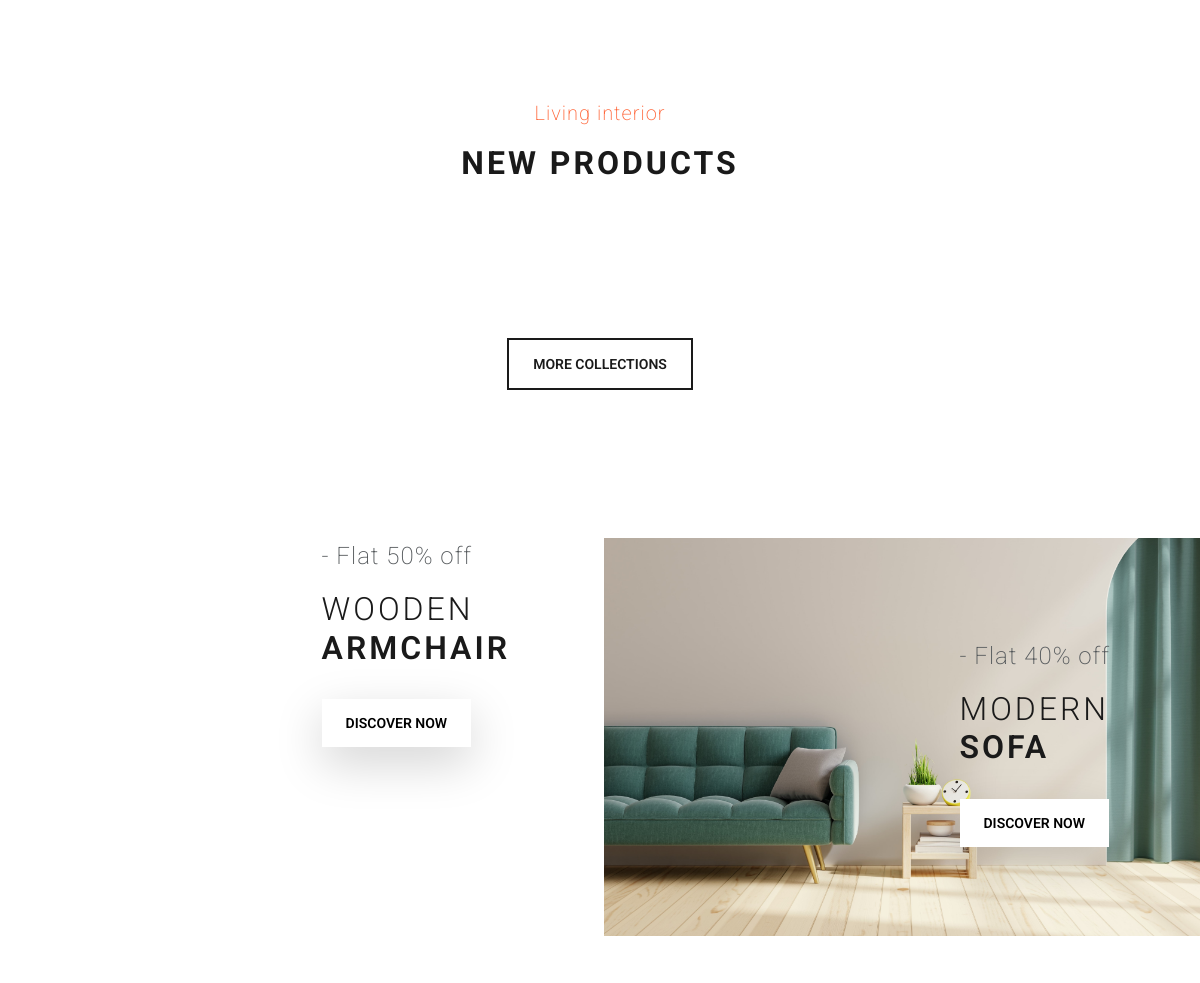
Before: / (middle part) with the older database file.
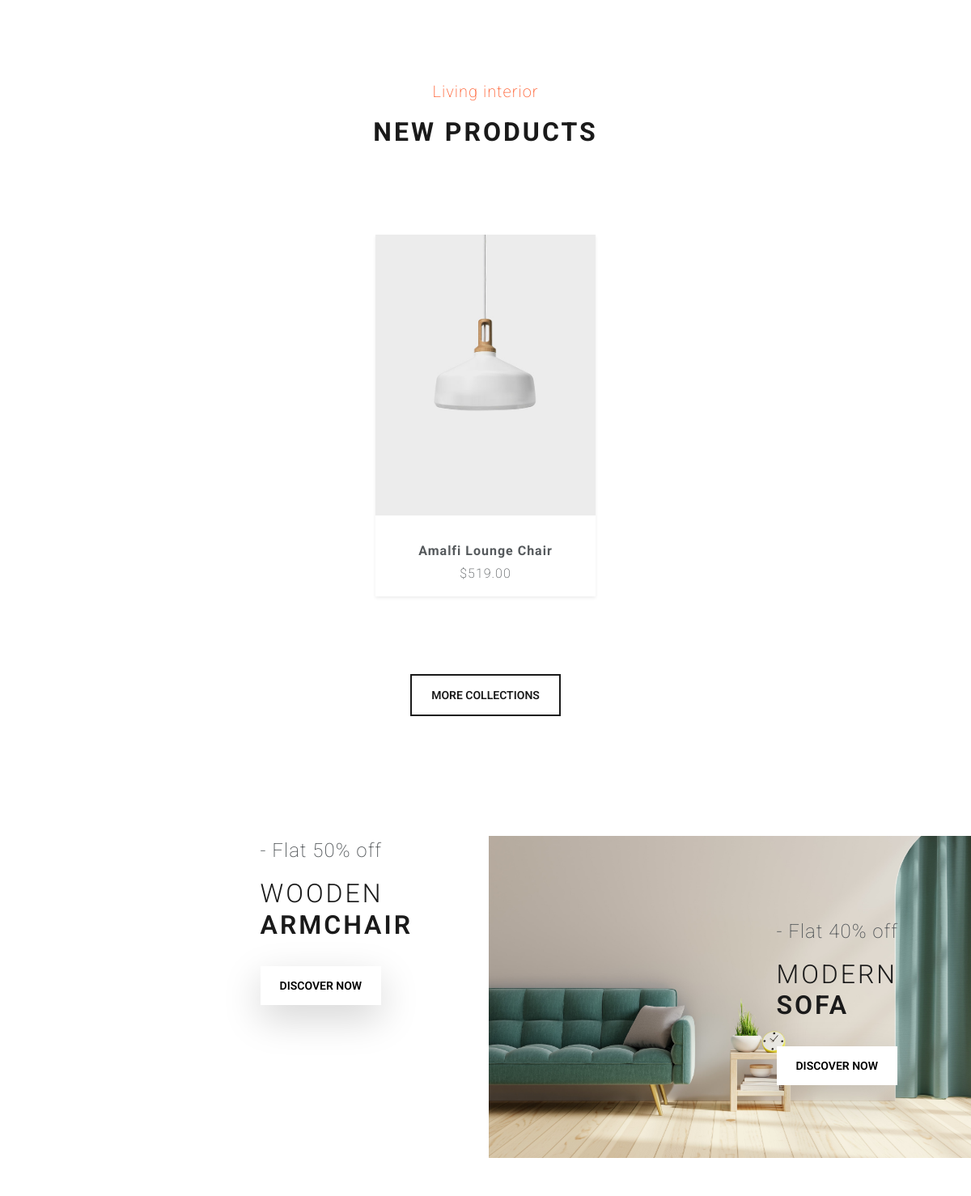
After: the same page with the newer database file.
### tables this page shows
CREATE TABLE `tbl_product` (
  `prod_id` int(2) NOT NULL,
  `prod_name` varchar(50) NOT NULL,
  `prod_quantity` int(100) NOT NULL,
  `prod_price` int(100) NOT NULL,
  `category_id` int(2) NOT NULL,
  `prod_description` text NOT NULL,
  `prod_image_id` varchar(5) NOT NULL,
  `status` bit(1) NOT NULL
);

### modules/Controller.php (called while the page is built, shortened)
<?php
class Controller
{
    public function view($view, $data = [])
    {
        require_once './views/' . $view . '.php';
    }
}

### controllers/Home.php (called while the page is built, shortened)
<?php
class Home extends Controller
{
    public function __construct()
    {
        $this->ProductModel = $this->model('ProductModel');
    }
    public function index()
    {
        $prod = $this->ProductModel->getProductList();
        $this->view('index', ['prod' => $prod]);
    }
}

### modules/App.php (called while the page is built, shortened)
<?php
class App{
    protected $action = 'index';
    public function __construct()
    {
        $url = $this->urlProcess();
        $this->controller = new $this->controller;
        $this->params = $url ? array_values($url) : [];
        call_user_func_array([$this->controller,$this->action], $this->params);
    }
}
?>

### modules/requires.php (called while the page is built, shortened)
<?php
require_once './modules/App.php';
require_once './modules/Controller.php';
$init = new App();
?>

### index.php (called while the page is built, shortened)
<?php
    require_once "./modules/requires.php";
?>

### modules/db_module.php (called while the page is built, shortened)
<?php
function chayTruyVanTraVeDL($link, $q)
{
    $result = mysqli_query($link, $q);
    $data = null;
    if ($result->num_rows > 0) {
        while ($row = $result->fetch_assoc()) {
            $data[] = $row;
        }
        return $data;
    }
}

### models/ProductModel.php (called while the page is built, shortened)
<?php
class ProductModel
{
    public function getProductList()
    {
        $link = null;
        $result = chayTruyVanTraVeDL($link, "select * from tbl_product");
        $data = $result;
        return $data;
    }
}

### views/includes/products.php (the view)
<?php
if (!empty($data['prod'])) :
    foreach ($data['prod'] as $prod) : extract($prod); ?>
        <div class="col box">
            <div class="card border-0 shadow-sm mb-5 mx-auto" style="min-width: 21vh; max-width: 34vh;">
                <a href="<?= URLROOT ?>/Home/details/<?= $prod_id ?>">
                    <img src="<?= IMAGE ?>/Classic-Lamp.jpg" class="card-img-top img-fluid" alt="...">
                </a>
                <div class="card-body" style="z-index: 2; background-color: white;">
                    <div class="mt-3 fw-bold fs-5"> <?= $prod_name ?> </div>
                    <div class="mt-1 fs-5"> $<?= number_format($prod_price, 2, '.', ',') ?></div>
                </div>
                <button onclick="quickView()" type="button" class="add-to-cart">
                    <p>QUICK VIEW</p>
                </button>
            </div>
        </div>
<?php endforeach;
endif; ?>

### views/index.php (shortened to what this page needs)
<html lang="en">
<?php
require_once APPROOT . '/views/includes/head.php';
?>
<body>
    <div class="container-fluid m-0 p-0">
        <section class="mb-5" style="padding: 100px 0;">
            <div class="container">
                <div class="row justify-content-center">
                    <div class="col-12 col-md-6 text-center " style="padding-bottom: 100px;">
                        <span class="d-block mb-3" style="color: #ff6437;">Living interior</span>
                        <h1 class="fw-bold">New products</h1>
                    </div>
                </div>
            </div>
            <div class="container-fluid">
                <div class="row text-center align-self-center">
                    <?php require_once APPROOT . '/views/includes/products.php'; ?>
                    <div class="col-12 text-center mt-5">
                        <a href="<?= URLROOT ?>/Home/search">
                            <button type="button" class="btn btn-outline-primary">
                                More Collections
                            </button>
                        </a>
                    </div>
                </div>
            </div>
        </section>
        <section class="p-0 mt-5 mb-5">
            <div class="container-fluid">
                <div class="row">
                    <div class="col-12 col-xl-6">
                        <div class="row align-items-center">
                            <div class="col position-relative p-0 pe-xl-1" id="first-banner-div" style="padding-left: 0;">
                                <div class="position-absolute" style="top: 25%; right: 15%;">
                                    <p class="fs-3">- Flat 50% off</p>
                                    <h1 class="mt-3" style="font-size: calc(1em + 1vw);"><span class="fw-light"> Wooden
                                        </span><br>
                                        armchair</h1>
                                    <a href="<?= URLROOT ?>/Home/search">
                                        <button type="button" class="btn btn-secondary shadow-lg mt-4">DISCOVER NOW</button>
                                    </a>
                                </div>
                            </div>
                        </div>
                    </div>
                    <div class="col-12 col-xl-6">
                        <div class="row align-items-center">
                            <div class="col position-relative p-0 ps-xl-1" id="second-banner-div" style="padding-right: 0;">
                                <a class="" href="">
                                    <img src="<?= IMAGE ?>/green-sofa.jpg" class="img-fluid" alt="">
                                </a>
                                <div class="position-absolute" style="top: 25%; right: 15%;">
                                    <p class="fs-3">- Flat 40% off</p>
                                    <h1 class="mt-3" style="font-size: calc(1em + 1vw);"><span class="fw-light"> Modern
                                        </span><br>
                                        sofa</h1>
                                    <a href="<?= URLROOT ?>/Home/search">
                                        <button type="button" class="btn btn-secondary shadow-lg mt-4">DISCOVER NOW</button>
                                    </a>
                                </div>
                            </div>
                        </div>
                    </div>
                </div>
            </div>
        </section>
    </div>
</body>
</html>

### views/includes/head.php (shortened to what this page needs)
<head>
    <link rel="stylesheet" href="<?= CSSFILE ?>/bootstrap.css">
    <link rel="stylesheet" href="<?= CSSFILE ?>/style.css">
</head>

### public/css/style.css (style rules this page uses)
* { transition: .2s linear; }
body { font-family: 'Roboto'; font-size: 20px; margin: 0; padding: 0; }
a { text-decoration: none; cursor: pointer; -webkit-user-select: none; -webkit-touch-callout: none; -moz-user-select: none; -ms-user-select: none; user-select: none; }
p { margin: 0; }
.box { position: relative; }
.add-to-cart { height: auto; width: 100%; padding: 15px 0; background-color: #232323; border: none; color: white; position: absolute; bottom: 46px; z-index: 1; display: inline-flex; align-content: center; justify-content: center; align-items: center; font-size: 15px; transition: bottom linear 0.2s; font-weight: lighter; }

Changed rows visible on the page:
added tbl_product: prod_name "Amalfi Lounge Chair", prod_price "519.00"
